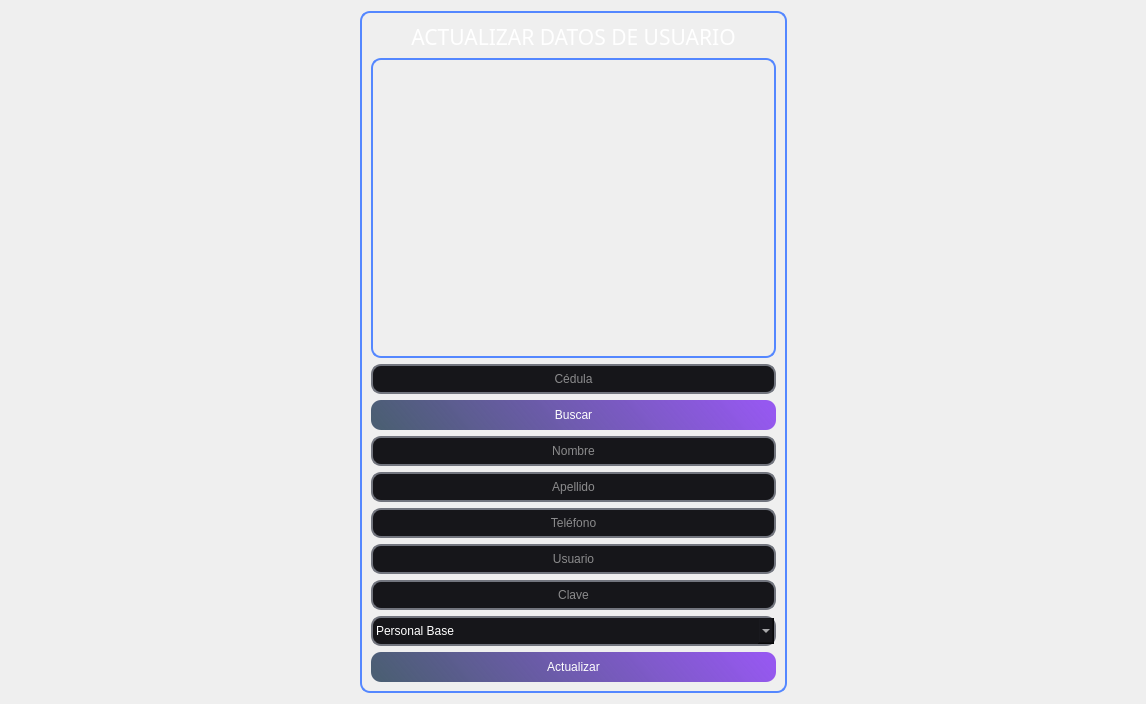
            <widget class="QWidget" name="page_actualizar">
             <property name="styleSheet">
              <string notr="true">QFrame{
background-color: #0000000ff;
}</string>
             </property>
             <layout class="QHBoxLayout" name="horizontalLayout_7">
              <item>
               <spacer name="horizontalSpacer_5">
                <property name="orientation">
                 <enum>Qt::Horizontal</enum>
                </property>
                <property name="sizeHint" stdset="0">
                 <size>
                  <width>349</width>
                  <height>20</height>
                 </size>
                </property>
               </spacer>
              </item>
              <item>
               <widget class="QFrame" name="frame_busquedadeusuarios_2">
                <property name="styleSheet">
                 <string notr="true">QLineEdit{
background-color: rgb(22, 22, 26);
border-radius: 10px;
font: 12pt &quot;SansSerif&quot;;
color: rgb(255, 255, 254);
border: 2px solid rgb(114, 117, 126);}

QLineEdit:hover{
background-color: rgb(22, 22, 26);
border-radius: 10px;
font: 12pt &quot;Sans Serif&quot;;
border: 2px solid rgb(44, 182, 125); }

QLineEdit:focus {
background-color: rgb(1, 1, 1);
border-radius:10px;
font: 12pt &quot;Sans Serif&quot;;
border: 2px solid rgb(127, 90, 240);
}

QPushButton{
background-color: qlineargradient(spread:reflect, x1:0, y1:0.562273, x2:1, y2:0.5, stop:0 rgba(11, 38, 67, 184), stop: 1 rgba(150, 88, 240, 255));
border-radius: 10px;
font: 12pt &quot;Sans Serif&quot;;
color: rgb(255, 255, 254); }

QPushButton:hover{
background-color: qlineargradient(spread:reflect, x1:0, y1:0.562273, x2:0.949, y2:0.545455, stop: 0 rgba(11, 38, 67, 184), stop:1 rgba(88, 240, 171, 255));
border-radius:10px;
font: 12pt &quot;Sans Serif&quot;;
color: rgb(255, 255, 254);
}

QComboBox{
background-color: rgb(22, 22, 26);
border-radius: 10px;
font: 12pt &quot;SansSerif&quot;;
color: rgb(255, 255, 254);
border: 2px solid rgb(114, 117, 126);}

QComboBox:hover{
background-color: rgb(22, 22, 26);
border-radius: 10px;
font: 12pt &quot;Sans Serif&quot;;
border: 2px solid rgb(44, 182, 125); }

QFrame{
border-radius: 10px;
border: 2px solid rgb(84, 135, 255)
}




</string>
                </property>
                <property name="frameShape">
                 <enum>QFrame::StyledPanel</enum>
                </property>
                <property name="frameShadow">
                 <enum>QFrame::Raised</enum>
                </property>
                <layout class="QVBoxLayout" name="verticalLayout_4">
                 <item>
                  <layout class="QHBoxLayout" name="horizontalLayout_5">
                   <item>
                    <spacer name="horizontalSpacer_7">
                     <property name="orientation">
                      <enum>Qt::Horizontal</enum>
                     </property>
                     <property name="sizeHint" stdset="0">
                      <size>
                       <width>40</width>
                       <height>20</height>
                      </size>
                     </property>
                    </spacer>
                   </item>
                   <item>
                    <widget class="QLabel" name="label_actualizarusuarios">
                     <property name="font">
                      <font>
                       <family>Impact</family>
                       <pointsize>16</pointsize>
                      </font>
                     </property>
                     <property name="styleSheet">
                      <string notr="true">color: rgb(255, 255, 255);

border-radius: 0px;

border:0px;</string>
                     </property>
                     <property name="text">
                      <string>ACTUALIZAR DATOS DE USUARIO</string>
                     </property>
                     <property name="alignment">
                      <set>Qt::AlignCenter</set>
                     </property>
                    </widget>
                   </item>
                   <item>
                    <spacer name="horizontalSpacer_8">
                     <property name="orientation">
                      <enum>Qt::Horizontal</enum>
                     </property>
                     <property name="sizeHint" stdset="0">
                      <size>
                       <width>40</width>
                       <height>20</height>
                      </size>
                     </property>
                    </spacer>
                   </item>
                  </layout>
                 </item>
                 <item>
                  <widget class="QLabel" name="label_imagnedeusuario">
                   <property name="minimumSize">
                    <size>
                     <width>200</width>
                     <height>300</height>
                    </size>
                   </property>
                   <property name="whatsThis">
                    <string/>
                   </property>
                   <property name="styleSheet">
                    <string notr="true">border-image: url(:/Usuario/6326055.png);</string>
                   </property>
                   <property name="text">
                    <string/>
                   </property>
                  </widget>
                 </item>
                 <item>
                  <widget class="QLineEdit" name="lineEdit_cedulabuscar_actualizarusuarios">
                   <property name="minimumSize">
                    <size>
                     <width>200</width>
                     <height>30</height>
                    </size>
                   </property>
                   <property name="alignment">
                    <set>Qt::AlignCenter</set>
                   </property>
                   <property name="placeholderText">
                    <string>Cédula</string>
                   </property>
                  </widget>
                 </item>
                 <item>
                  <widget class="QPushButton" name="pushButton_buscar_actualizarusuarios">
                   <property name="minimumSize">
                    <size>
                     <width>130</width>
                     <height>30</height>
                    </size>
                   </property>
                   <property name="text">
                    <string>Buscar</string>
                   </property>
                  </widget>
                 </item>
                 <item>
                  <widget class="QLineEdit" name="lineEdit_nombre_actualizarusuarios">
                   <property name="minimumSize">
                    <size>
                     <width>0</width>
                     <height>30</height>
                    </size>
                   </property>
                   <property name="alignment">
                    <set>Qt::AlignCenter</set>
                   </property>
                   <property name="placeholderText">
                    <string>Nombre</string>
                   </property>
                  </widget>
                 </item>
                 <item>
                  <widget class="QLineEdit" name="lineEdit_apellido_actualizarusuarios">
                   <property name="minimumSize">
                    <size>
                     <width>0</width>
                     <height>30</height>
                    </size>
                   </property>
                   <property name="alignment">
                    <set>Qt::AlignCenter</set>
                   </property>
                   <property name="placeholderText">
                    <string>Apellido</string>
                   </property>
                  </widget>
                 </item>
                 <item>
                  <widget class="QLineEdit" name="lineEdit_telefono_actualizarusuarios">
                   <property name="minimumSize">
                    <size>
                     <width>0</width>
                     <height>30</height>
                    </size>
                   </property>
                   <property name="alignment">
                    <set>Qt::AlignCenter</set>
                   </property>
                   <property name="placeholderText">
                    <string>Teléfono</string>
                   </property>
                  </widget>
                 </item>
                 <item>
                  <widget class="QLineEdit" name="lineEdit_usuario_actualizarusuarios">
                   <property name="minimumSize">
                    <size>
                     <width>0</width>
                     <height>30</height>
                    </size>
                   </property>
                   <property name="alignment">
                    <set>Qt::AlignCenter</set>
                   </property>
                   <property name="placeholderText">
                    <string>Usuario</string>
                   </property>
                  </widget>
                 </item>
                 <item>
                  <widget class="QLineEdit" name="lineEdit_clave_actualizarusuarios">
                   <property name="minimumSize">
                    <size>
                     <width>0</width>
                     <height>30</height>
                    </size>
                   </property>
                   <property name="alignment">
                    <set>Qt::AlignCenter</set>
                   </property>
                   <property name="placeholderText">
                    <string>Clave</string>
                   </property>
                  </widget>
                 </item>
                 <item>
                  <widget class="QComboBox" name="comboBox_permiso_actualizarusuarios">
                   <property name="minimumSize">
                    <size>
                     <width>0</width>
                     <height>30</height>
                    </size>
                   </property>
                   <property name="styleSheet">
                    <string notr="true">color: rgb(255, 255, 255);</string>
                   </property>
                   <property name="maxCount">
                    <number>2</number>
                   </property>
                   <item>
                    <property name="text">
                     <string>Personal Base</string>
                    </property>
                   </item>
                   <item>
                    <property name="text">
                     <string>Supervisor</string>
                    </property>
                   </item>
                  </widget>
                 </item>
                 <item>
                  <widget class="QPushButton" name="pushButton_actualizarusuarios">
                   <property name="minimumSize">
                    <size>
                     <width>130</width>
                     <height>30</height>
                    </size>
                   </property>
                   <property name="text">
                    <string>Actualizar</string>
                   </property>
                  </widget>
                 </item>
                </layout>
               </widget>
              </item>
              <item>
               <spacer name="horizontalSpacer_6">
                <property name="orientation">
                 <enum>Qt::Horizontal</enum>
                </property>
                <property name="sizeHint" stdset="0">
                 <size>
                  <width>348</width>
                  <height>20</height>
                 </size>
                </property>
               </spacer>
              </item>
             </layout>
            </widget>
